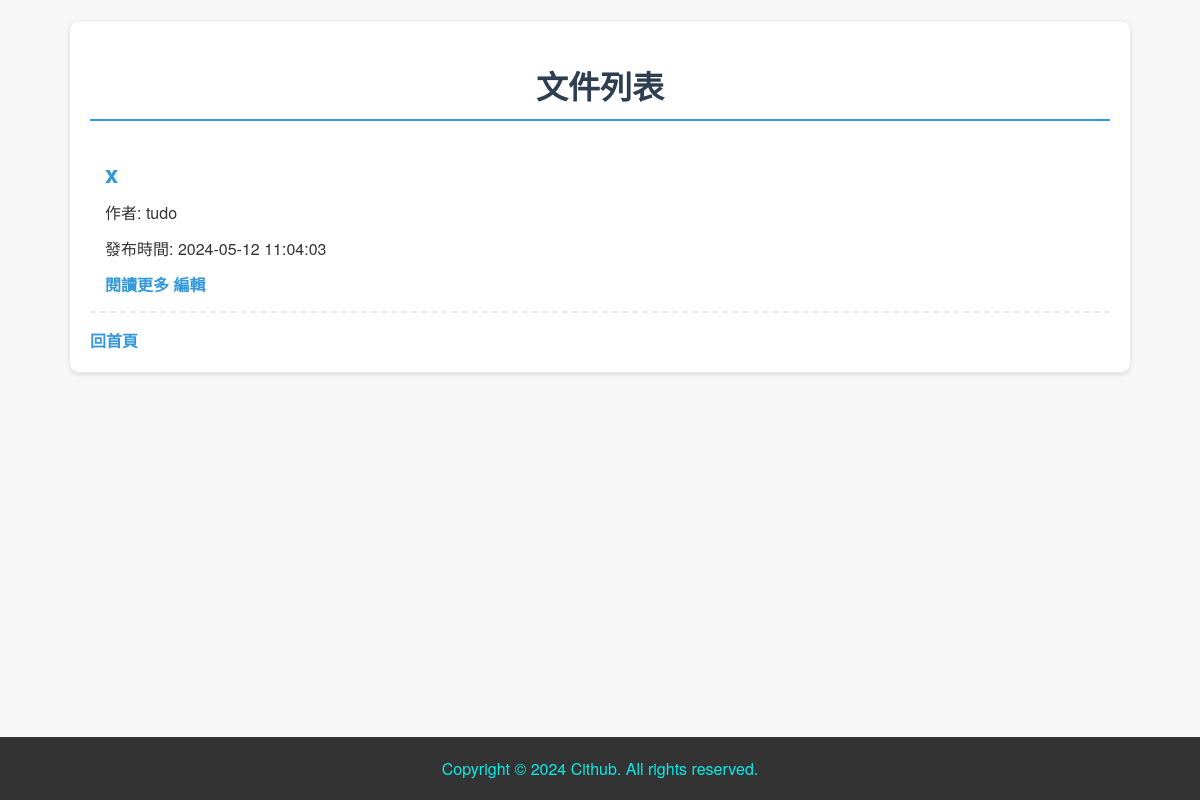
Before: /files with the older database file.
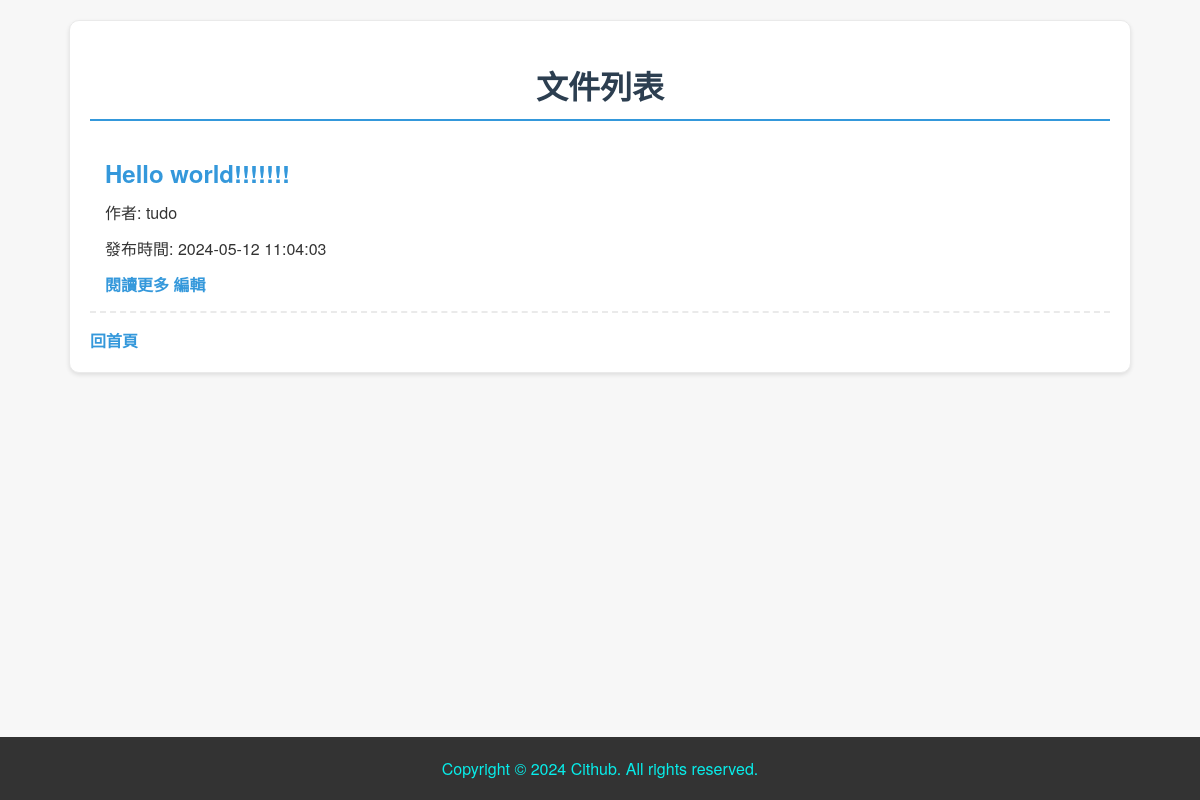
After: the same page with the newer database file.
### tables this page shows
CREATE TABLE posts (
            id INTEGER PRIMARY KEY AUTOINCREMENT,
            user_id INTEGER,
            title TEXT,
            content TEXT,
            created_at DATETIME DEFAULT CURRENT_TIMESTAMP,
            FOREIGN KEY(user_id) REFERENCES users(id)
        );

CREATE TABLE users (
            id INTEGER PRIMARY KEY AUTOINCREMENT,
            username TEXT NOT NULL UNIQUE,
            password TEXT NOT NULL,
            email TEXT NOT NULL UNIQUE
        );

### app1.py (the view)
@app.route("/files")
def list_md_files():
    conn = get_db_connection()
    post_rows = conn.execute('''
    SELECT p.id, p.title, p.content, p.created_at, u.username
    FROM posts p
    JOIN users u ON p.user_id = u.id
    ORDER BY p.created_at DESC
    ''').fetchall()
    conn.close()
    posts = [dict(post) for post in post_rows]
    return render_template('files.html', posts=posts)

### app1.py (called while the page is built)
def get_db_connection():
    conn = sqlite3.connect(DATABASE)
    conn.row_factory = sqlite3.Row
    return conn

@app.before_request
def rate_limit():
    ip = request.remote_addr
    now = time.time()
    if ip not in request_count:
        request_count[ip] = []
    request_count[ip] = [timestamp for timestamp in request_count[ip] if now - timestamp < TIME_WINDOW]
    if len(request_count[ip]) >= RATE_LIMIT:
        return jsonify({"message": "請求過於頻繁，請稍後再試。"}), 429
    request_count[ip].append(now)

@app.before_request
def log_request_info():
    executor.submit(log_message, f"IP: {request.remote_addr}, URL: {request.url}")

### templates/files.html (shortened to what this page needs)
<!DOCTYPE html>
<html lang="zh-tw">
<head>
</head>
<body>
    <div class="container">
        <h1>文件列表</h1>
        {% for post in posts %}
            <div class="post">
                <h2>{{ post.title }}</h2>
                <p>作者:
                    {% if post.username == 'admin' %}
                        <span class="admin">{{ post.username }}</span>
                    {% elif post.username == 'Moderator' %}
                        <span class="Moderator">{{ post.username }}</span>
                    {% else %}
                        {{ post.username }}
                    {% endif %}
                </p>
                <p>發布時間: {{ post.created_at }}</p>
                <a href="{{ url_for('view_file', post_id=post.id) }}">閱讀更多</a>
                <a href="{{ url_for('edit_post', post_id=post['id']) }}">編輯</a>
            </div>
        {% endfor %}
        <footer>Copyright &copy; 2024 Cithub. All rights reserved.</footer>
        <a href="/index">回首頁</a>
    </div>
</body>
</html>

### templates/files.html (style rules this page uses)
body { font-family: 'Helvetica Neue', Helvetica, Arial, sans-serif; color: #333; background-color: #f7f7f7; margin: 0; padding: 0; }
.container { width: 85%; margin: 20px auto; padding: 20px; background: #ffffff; border: 1px solid #eaeaea; border-radius: 10px; box-shadow: 0 2px 4px rgba(0,0,0,0.1); }
h1 { border-bottom: 2px solid #3498db; padding-bottom: 10px; margin-bottom: 20px; color: #2c3e50; text-align: center; }
.post { margin-bottom: 15px; padding: 15px; border-bottom: 2px dashed #eaeaea; transition: all 0.3s ease; }
.post h2 { color: #3498db; font-size: 24px; margin-top: 0; margin-bottom: 5px; }
.post p { font-size: 16px; line-height: 1.6; margin: 10px 0; }
a { color: #3498db; text-decoration: none; font-weight: bold; background-color: transparent; transition: color 0.2s; }
footer { position: fixed; bottom: 0; left: 0; width: 100%; background-color: #333; color: #07edea; padding: 20px 0; text-align: center; }

Changed rows visible on the page:
changed posts "tudo": title "x" → "Hello world!!!!!!!"
